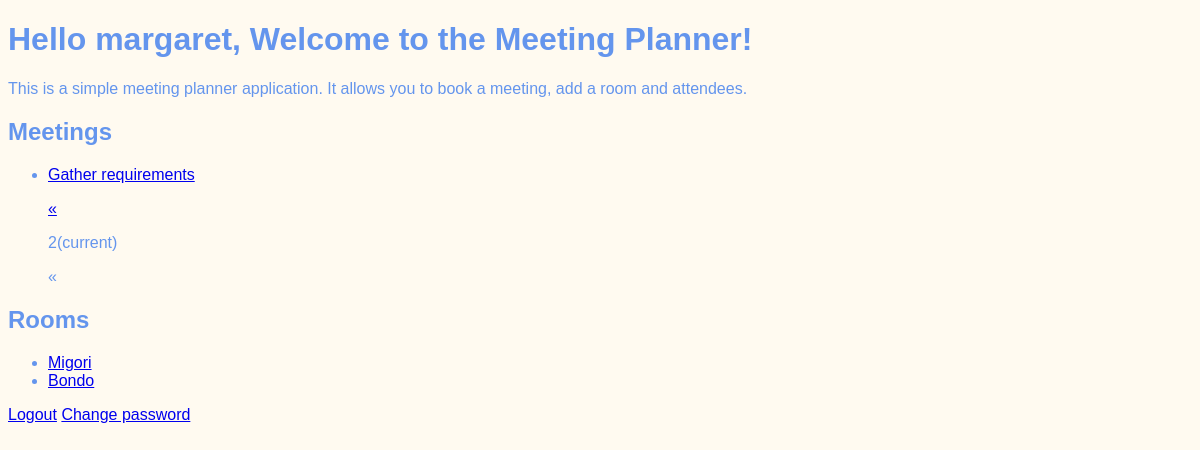
The app's page /?page=2 (signed in), older data.
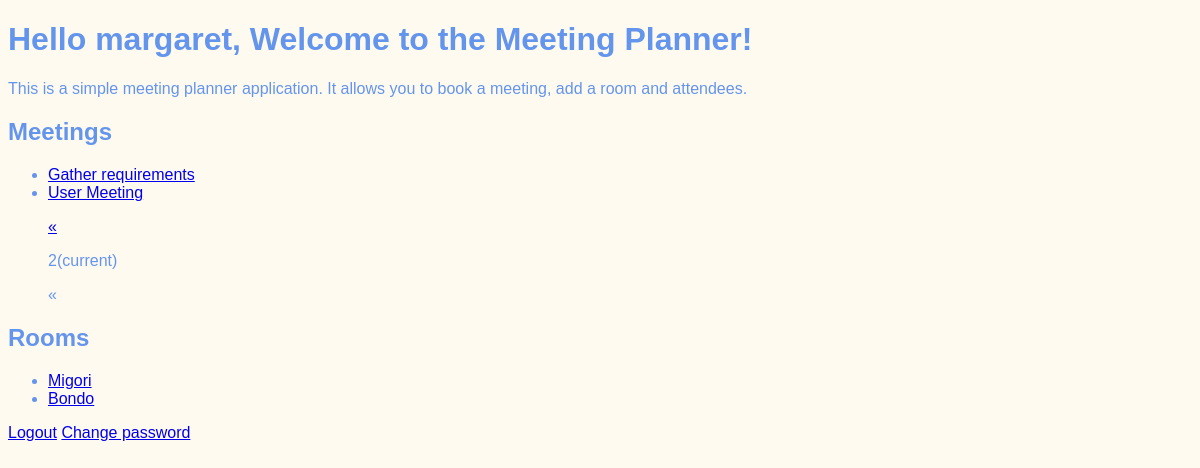
The same page, newer data.
### meetings/models.py (models this page shows, shortened)
class Meeting(models.Model):
    title = models.CharField(max_length=200)
    date = models.DateField()
    start_time = models.TimeField(default=time(9))
    duration = models.IntegerField(default=1)
    room = models.ForeignKey(Room, on_delete=models.CASCADE)

class Room(models.Model):
    name = models.CharField(max_length=50)
    floor_number = models.IntegerField()
    room_number = models.IntegerField()

### landing/views.py (the view)
# urls.py: path('', WelcomeView.as_view(), name='home'),
class WelcomeView(View):
    def get(self, request):
        all_meetings = Meeting.objects.all()
        paginated_meetings =  Paginator(all_meetings, 2)
        pages = request.GET.get('page', 1)
        try:
            meetings = paginated_meetings.page(pages)
        except PageNotAnInteger:
            meetings = paginated_meetings.page(1)
        return render(request, "landing/welcome.html",
                    {"meetings": meetings,
                    "rooms": Room.objects.all()})

### landing/templates/landing/welcome.html (shortened to what this page needs)
{% extends "base.html" %}
{% block content %}
    <h1> Hello {{ user.username|default:'Guest' }}, Welcome to the Meeting Planner!</h1>
    <p>
        This is a simple meeting planner application.
        It allows you to book a meeting, add a room and attendees.
    </p>
<div>
    {% if user.is_authenticated %}
    <h2>Meetings</h2>
    <ul>
        {% for meeting in meetings%}
            <li>
                <a href="{% url 'meeting' meeting.id %}">
                    {{meeting.title}}
                </a>
            </li>
        {%endfor %}
    </ul>
    {% if meetings.has_other_pages %}
    <ul>
        <p class="pagination">
            {% if meetings.has_previous %}
                <p><a href="?page={{meetings.previous_page_number}}">&laquo;</a></p>
            {% else%}
            <p class="disabled"<span>&laquo;</span></p>
            {%endif %}
        {% for i in meetings.paginator.page_range%}
            {% if meetings.number == i %}
            <p class="active"> <span>{{ i }}<span class= "sr-only">(current) </span></span></p>
            {% else %}
                <a href="?page={{ i }}"></a>
            {%endif %}
        {%endfor %}
        {% if meetings.has_next %}
            <p><a href="?page={{meetings.next_page_number}}">&laquo;</a></p>
        {% else %}
            <p class="disabled"<span>&laquo;</span></p>
        {%endif %}
        </p>
    </ul>
    {%endif %}
    <h2>Rooms</h2>
    <ul>
        {% for room in rooms%}
            <li>
                <a href="{% url 'room' room.id %}">
                    {{room.name}}
                </a>
            </li>
        {%endfor %}
    </ul>
        <a href="{% url 'logout' %}">Logout</a>
        <a href="{% url 'password_change' %}">Change password</a>
    {% else %}
        <p> Login to view and create meetings</p>
        <a href="{% url 'login' %}">Login</a>
    {% endif %}
</div>
{% endblock %}

Row changes from the older to the newer data that the page shows:
added Meeting: title "User Meeting"
